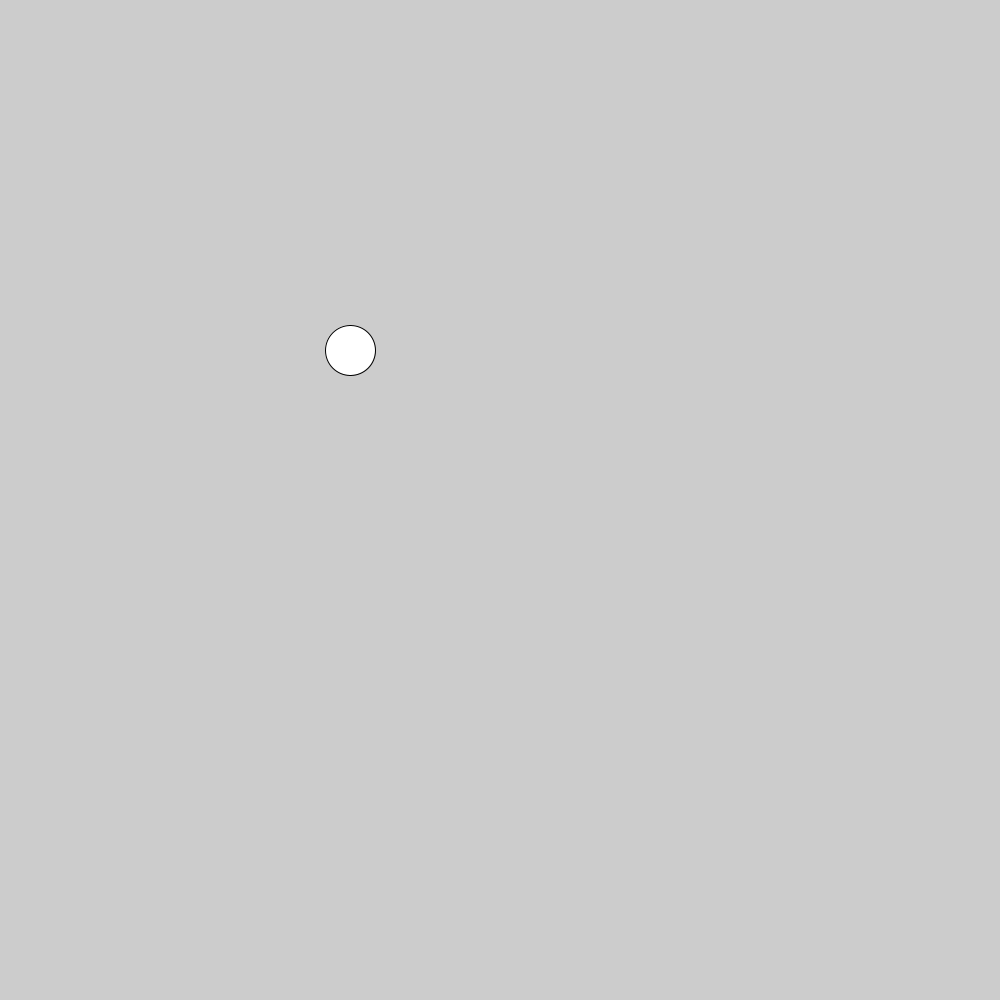
Frame 1 (no input)
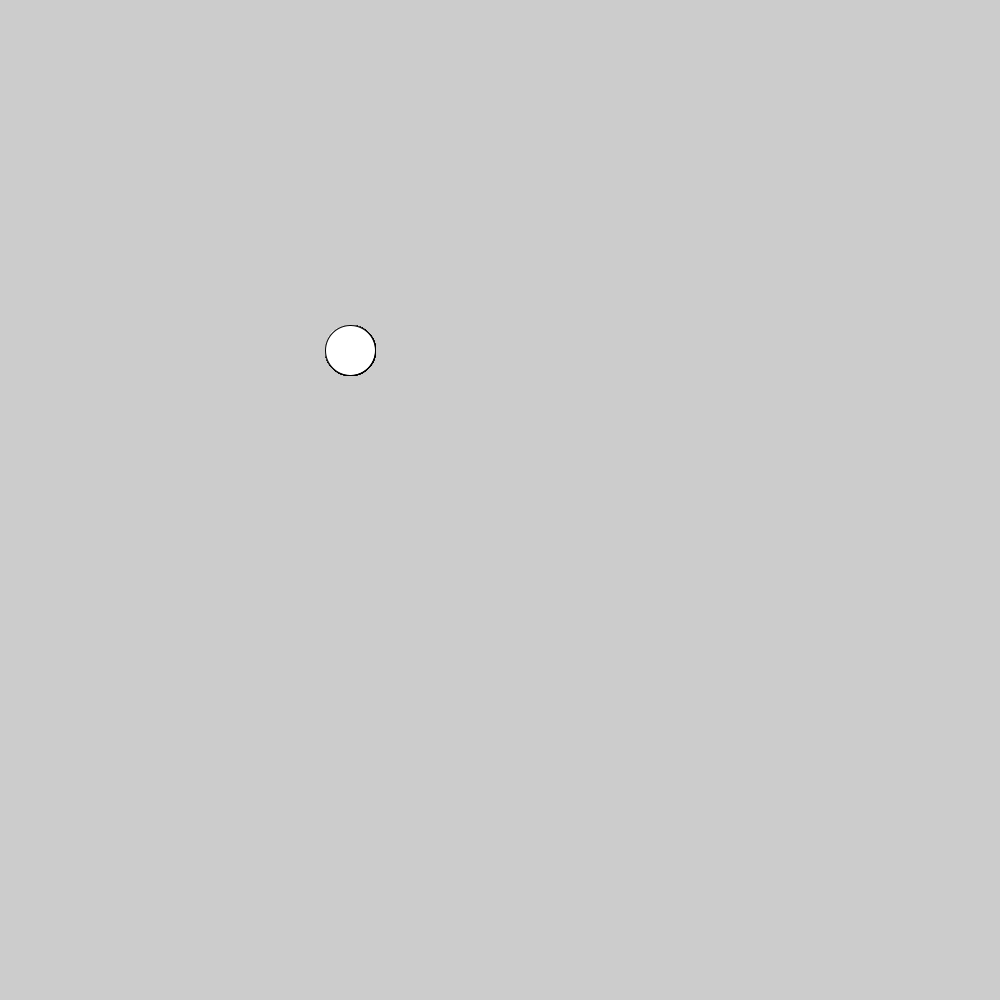
Frame 60 (the mouse pressed at the canvas centre just before this capture)
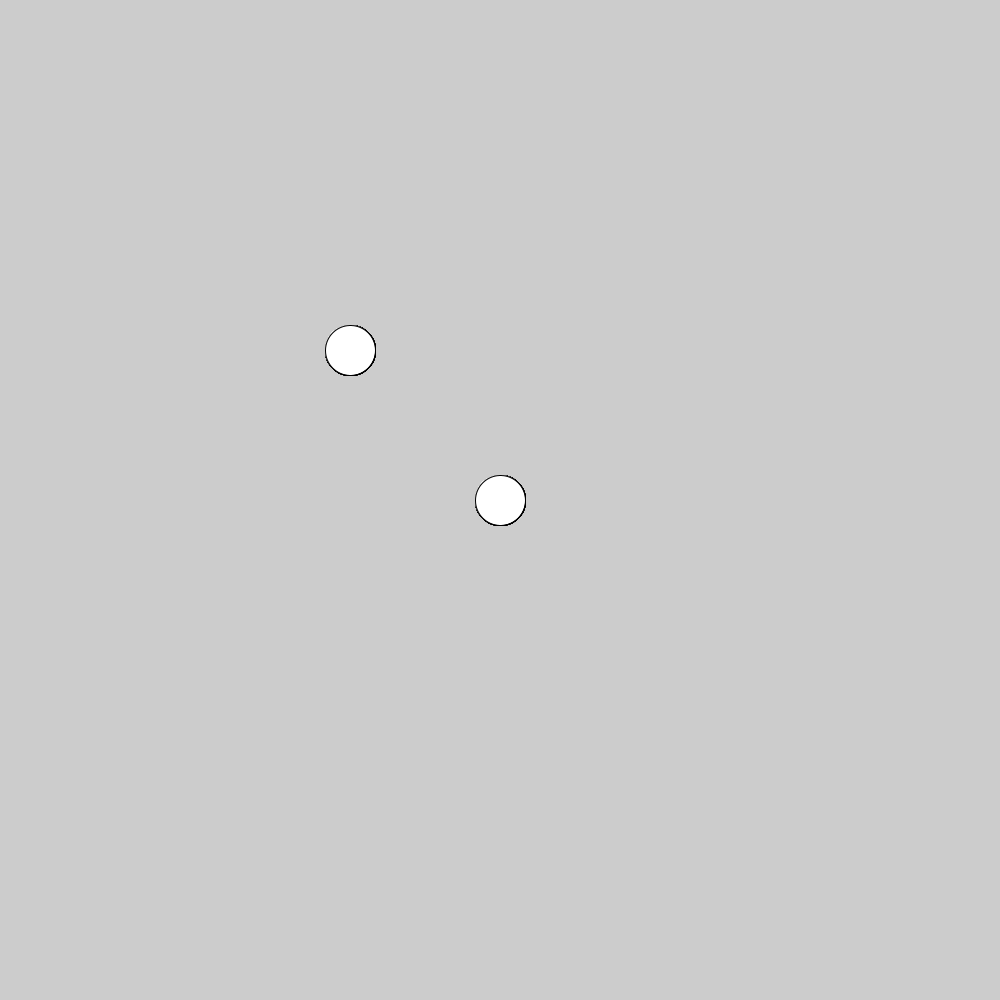
Frame 120 (the mouse held since frame 60 and released just before this capture)

The Processing sketch that drew these frames (run headless with seeded random() and noise(); from frame 60 on, the mouse is pressed at the canvas centre):

// Processing sketch: sketch_04_2
// ── sketch_04_2.pde
void setup(){
  size(1000,1000); 
}

void draw(){
  float x = map(mouseX, 0, width, 350, 650);
  float y = map(mouseY, 0, height, 350, 650);
  ellipse(x,y,50,50);
}
